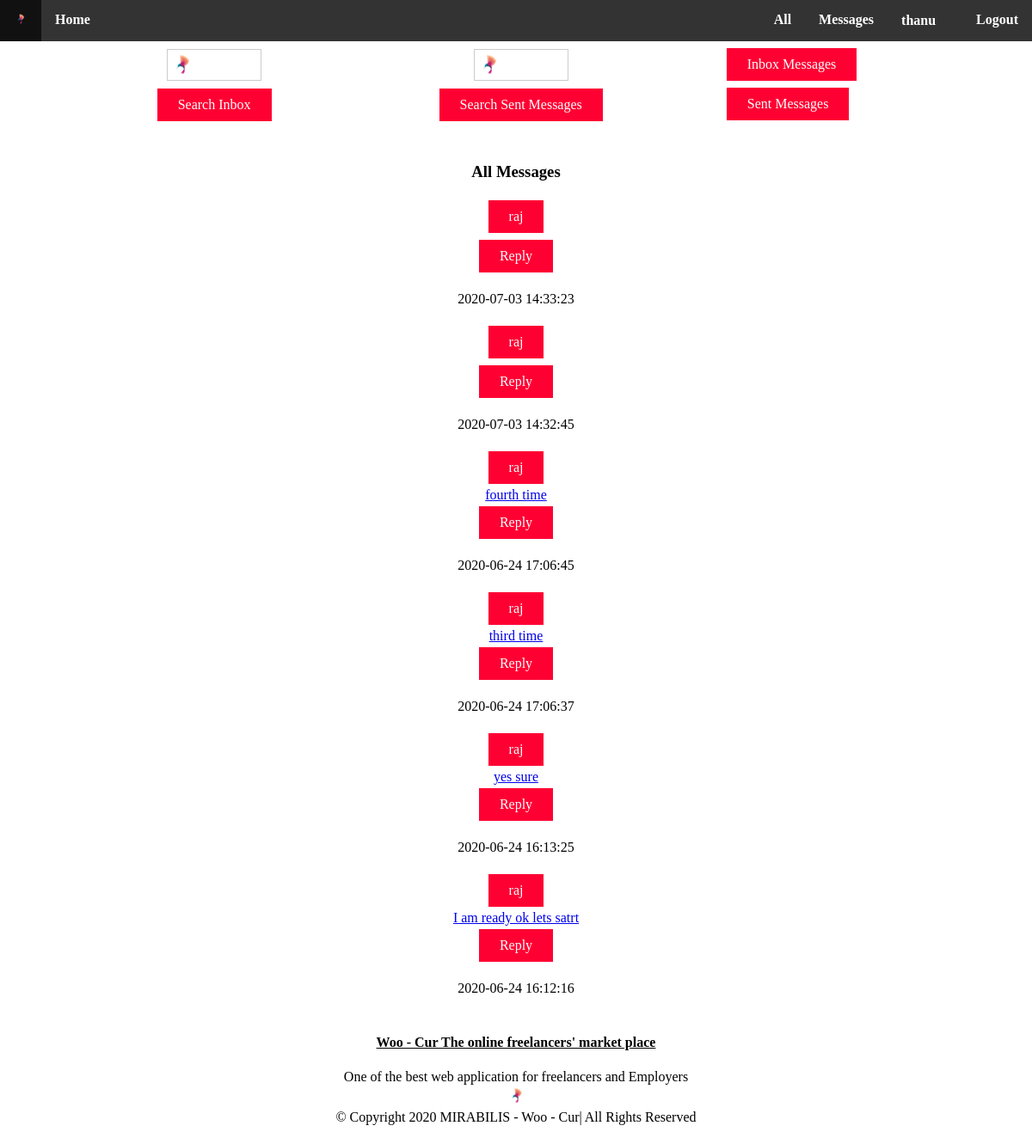
Page /message.php (signed in) on the committed database.
### tables this page shows
CREATE TABLE IF NOT EXISTS `user` (
  `id` int(11) NOT NULL AUTO_INCREMENT,
  `name` varchar(255) NOT NULL,
  `password` varchar(255) NOT NULL,
  `address` varchar(255) NOT NULL,
  `email` varchar(255) NOT NULL,
  `contact` varchar(255) NOT NULL,
  `dob` date NOT NULL,
  `gender` varchar(255) NOT NULL,
  `usertype` varchar(255) NOT NULL,
  `photo` varchar(255) NOT NULL,
  `verification` tinyint(4) NOT NULL,
  `cv` varchar(255) NOT NULL,
  `identy` varchar(255) NOT NULL,
  PRIMARY KEY (`id`)
);

CREATE TABLE IF NOT EXISTS `message` (
  `id` int(11) NOT NULL AUTO_INCREMENT,
  `sender` varchar(255) NOT NULL,
  `receiver` varchar(255) NOT NULL,
  `message` varchar(255) NOT NULL,
  `timestamp` timestamp NOT NULL DEFAULT CURRENT_TIMESTAMP ON UPDATE CURRENT_TIMESTAMP,
  PRIMARY KEY (`id`)
);

### message.php (the view, shortened to what this page needs)
<!DOCTYPE html>
<?php
require("include/db.php");
$uid = $_SESSION['USER_ID'];
$usertype = $_SESSION['USER_TYPE'];
$user = $mysqli->query("SELECT * FROM user WHERE `id` = $uid");
$userrow = $user->fetch_assoc();
$result = $mysqli->query("SELECT * FROM message WHERE receiver='$uid' ORDER BY timestamp DESC");
$f=0;
 ?>
<html lang="en-us">
	<head>
		<link rel="stylesheet" href="css/message.css">
	</head>
	<body id="body" class="body">
			<div class="navbar" id="navbar">
			<ul class="menu" id="menu">
				<li><a href="<?php echo $usertype?>.php"><img src="icons/k4.ico" alt=""></a></li>
				<li><a href="<?php echo $usertype?>.php#body">Home</a></li>
				<li class="navspace"><a href="include/logout.php">Logout</a></li>
				<?php
				if($usertype == "freelancer"){
					echo '<li class="navspace"><a href="feditprofile.php?fid='.$uid.'">'.$userrow['name'].'<img src="img/user-2.png" style="width:15px; height:15px;"></a></li>';
				}
				elseif($usertype == "client"){
					echo '<li class="navspace"><a href="ceditprofile.php?cid='.$uid.'">'.$userrow['name'].'<img src="img/user-2.png" style="width:15px; height:15px;"></a></li>';
				}
				?>
				<li class="navspace"><a href="message.php">Messages</a></li>
				<li class="dropdown">
				<a href="" class="dropbtn">All</a>
				</li>
			</ul>
			</div>
		<div class="home" id="home">
		<div id="index" class="index"><br>
			<div class="searching">
				<form action="message.php" method="post">
					<div class="s_container">
					  <input type="text" name="s_inbox" required>
					  <center><button type="submit">Search Inbox</button></center>
					</div>
				</form>
				<form action="message.php" method="post">
					<div class="s_container">
					  <input type="text" name="s_sm" required>
					  <center><button type="submit">Search Sent Messages</button></center>
					</div>
				</form>
				<form action="message.php" method="post">
					<div class="s_container">
					  <center><button type="submit" name="inbox">Inbox Messages</button></center>
					</div>
				</form>
				<form action="message.php" method="post">
					<div class="s_container">
					  <center><button type="submit" name="sm">Sent Messages</button></center>
					</div>
				</form>
			</div>
			<div class="messages">
			  <h3>All Messages</h3>
			  <div>
						  <?php
							if ($result->num_rows > 0) {
								while($row = $result->fetch_assoc()) {
									$sender=$row["sender"];
									$receiver=$row["receiver"];
									$msg=substr($row['message'], 0, 25);
									$timestamp=$row["timestamp"];
									if ($f==0) {
										$sr=$sender;
									}else{
										$sr=$receiver;
									}
									$na = $mysqli->query("SELECT `name` FROM user WHERE `id` = $sr");
									$nam = $na->fetch_assoc();
									$name =$nam['name'];
									echo '
										<div class="message_container">
											<div class="user_container">
											<form method="post" action="message.php">
											<input type="hidden" name="sr" value="'.$sr.'">
											<input type="submit" value="'.$name.'">
											</form>
											</div>
											<div class="msg">
											<a href="messagepanel.php?rid='.$sr.'">'.$msg.'</a>
											<form method="post" action="message.php">
											<input type="hidden" name="rep" value="'.$sr.'">
											<input type="submit" value="Reply">
											</form>
											</br>
											'.$timestamp.'</br>
											</div>
										</div></br>
									';
									}
							} else {
								echo "<p>Nothing to show</p>";
							}
						   ?>
			  </div>
			</div>
		</div>
		</div>
	<div class="footer" id="footer">
	<h4><a href="#body">Woo - Cur The online freelancers' market place</a></h4>
	<p>One of the best web application for freelancers and Employers<br>
	<a href="#body"><img src="icons/k3.ico" alt="Woocur" /></a>
	<br>&copy; Copyright 2020  MIRABILIS - Woo - Cur| All Rights Reserved</p>
	</div>
	</body>
</html>

### css/message.css (style rules this page uses)
#body { margin-bottom:0px; margin-top:0px; margin-left:0px; margin-right:0px; width:100%; height:auto; background-image:url(../img/banner.jpg); }
.home { width:98%; left:1%; right:1%; text-align:center; position:relative; top:52px; height:auto; }
.index { padding-top:0%; padding-bottom:10%; }
.messages { position:relative; top:100px; width:50%; height:auto; right:25%; left:25%; background-color:transparent; }
.searching { top:52px; width:98%; position:fixed; z-index:7; background-image:url(../img/banner.jpg); }
.s_container { float:left; padding-left: 10%; }
.message_container { width:50%; height:auto; position:relative; right:25%; left:25%; background-image:url(../img/bg-masthead.jpg); background-position:center; background-size:100% 100%; }
.user_container { width:100%; height:auto; }
.msg { width:100%; position:relative; }
.footer { height:120px; position:relative; top:40px; text-align:center; color:black; width:98%; border-radius:0px; left:1%; right:1%; }
input[type=submit] { background-color: #FF0033; border:none; Color:white; padding:10px 24px; text-align:center; text-decoration:none; font-size:16px; margin:4px 2px; cursor:pointer; font-family:Times New Roman; }
button[type=submit] { background-color: #FF0033; border:none; Color:white; padding:10px 24px; text-align:center; text-decoration:none; font-size:16px; margin:4px 2px; cursor:pointer; font-family:Times New Roman; }
input[type=text] { width:20%; padding:10px 30px; margin:5px 0; border:1px solid #ccc; border-radius:0px; cursor:pointer; background-image:url(../icons/k3.ico); background-position:1px 1px; background-repeat:no-repeat; }
.footer a { color:black; }
.footer img { height:25px; width:25px; }
ul { list-style-type:none; margin:0; padding:0; overflow:hidden; background-color:#333; position:fixed; z-index:8; top:0; width:100%; }
li { float:left; font-weight:bold; }
li.navspace { float:right; }
li a { display:block; color:white; text-align:center; padding:14px 16px; text-decoration:none; }
.dropbtn { display: inline-block; color: white; text-align: center; padding: 14px 16px; text-decoration: none; }
.dropdown { float:right; }
li.dropdown { display: inline-block; }

### rows in the picture
user: name "thanu"
message: name "raj", timestamp "2020-07-03 14:33:23"
message: name "raj", timestamp "2020-07-03 14:32:45"
message: name "raj", message "fourth time", timestamp "2020-06-24 17:06:45"
message: name "raj", message "third time", timestamp "2020-06-24 17:06:37"
message: name "raj", message "yes sure", timestamp "2020-06-24 16:13:25"
message: name "raj", message "I am ready ok lets satrt", timestamp "2020-06-24 16:12:16"
